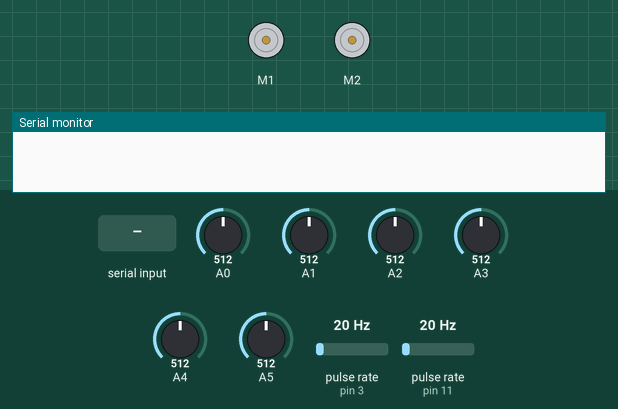
This sketch was run on a simulated Arduino Uno, built with avr-gcc and run on an emulated ATmega328P. Shown: 2 × DC motor (green arrow = forward, orange = backward, longer = faster), the last lines printed to the serial monitor. Wiring (inferred from the names in the program): 2 × pulse sensor: data pin 3 / data pin 11. Inputs (shaded band) come from the test bench; at power-on: pulse rate (sensors on pin 3, pin 11) 20 Hz, A3 = 512, A0 = 512, A1 = 512, A2 = 512, A4 = 512, A5 = 512.

Above: at 1.2 s.
1.3 s: "P90\n" received over Serial
At 2.2 s:
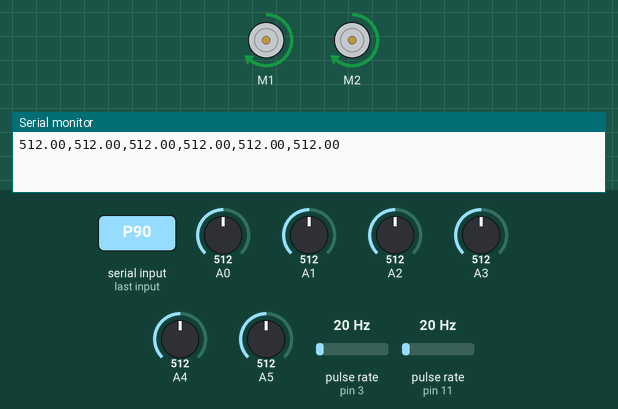
2.8 s: pulse rate (sensor on pin 3) set to 4 Hz
At 2.96 s:
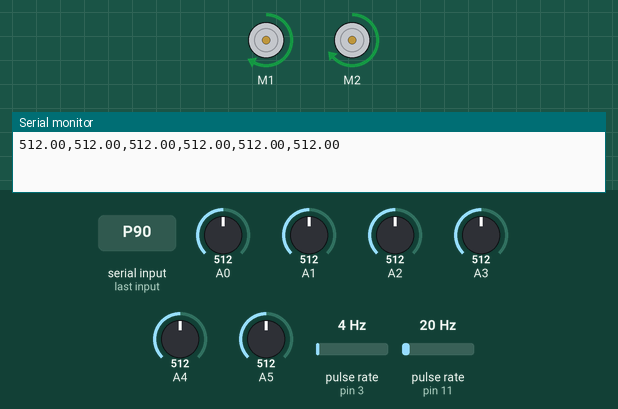
4.5 s: A3 set to 524
7.5 s: A3 set to 542
10.5 s: pulse rate (sensor on pin 11) set to 100 Hz
At 12.3 s:
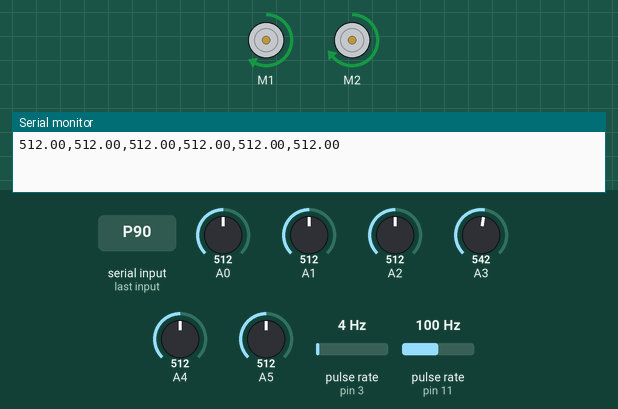
13.0 s: pulse rate (sensor on pin 11) set to 4 Hz
At 16.7 s:
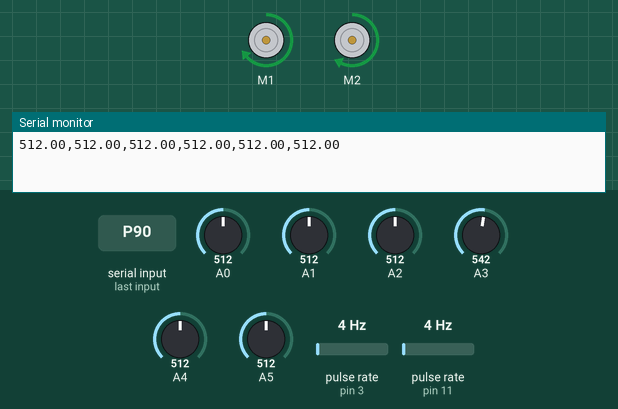
Timing chart, 0 to 17.0 s (numbered marks = the images above; inputs shaded):
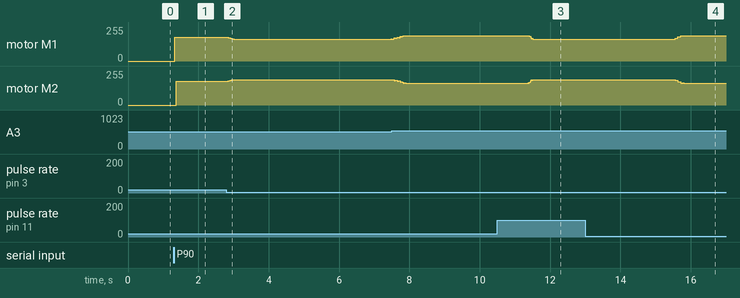

Measured:
- after the input at 1.3 s, motor M1: stopped → forward 178/255 at once; motor M2: stopped → forward 178/255 after 0.07 s
- after the input at 2.8 s, motor M1: forward 178/255 → forward 165/255 after 0.05 s; motor M2: forward 178/255 → forward 191/255 after 0.05 s
- after the input at 4.5 s, motor M1: forward 165/255 → forward 167/255 after 3.0 s; motor M2: forward 191/255 → forward 189/255 after 3.0 s
- after the input at 10.5 s, motor M1: forward 191/255 → forward 165/255 after 0.87 s; motor M2: forward 165/255 → forward 191/255 after 0.87 s
- after the input at 13.0 s, motor M1: forward 165/255 → forward 170/255 after 2.6 s, → forward 182/255 0.08 s later, → forward 191/255 0.08 s later; motor M2: forward 191/255 → forward 186/255 after 2.6 s, → forward 174/255 0.08 s later, → forward 165/255 0.08 s later

The sketch:

Working_Final_Core.ino
```cpp
// TODO: Check if the encoder pins are wrong or the encoder values are set wrongly
#include "RunningMedian.h"
#include <DualVNH5019MotorShield.h>
#include <EnableInterrupt.h>


#define FRONT_LEFT_SENSOR 2
#define FRONT_CENTER_SENSOR 1
#define FRONT_RIGHT_SENSOR 0
#define FRONT_LONG_RANGE 4
#define RIGHT_RIGHT_SENSOR 3
#define RIGHT_BACK_SENSOR 5

#define ENCODER_LEFT1 11
#define ENCODER_LEFT2 13
#define ENCODER_RIGHT1 3
#define ENCODER_RIGHT2 5

boolean CONSTANT_CALIB = true;
int ONE_BLOCK_TICKS = 306;
int ANGLE_LEFT_90 = 388;
int ANGLE_RIGHT_90 = 388;
int MIN_SPEED = 150;
int MAX_SPEED = 280;
int TURN_SPEED = 240;
int ALIGN_DIST_FRONT = 475;
int DIST_FROM_WALL_FRONT = 100;
int BRAKE_DELAY = 0;

int TWO_BLOCK_TICKS = 612;
int THREE_BLOCK_TICKS = 918;
int FOUR_BLOCK_TICKS = 1224;
int FIVE_BLOCK_TICKS = 1530;

// Constants used in align()
int ALIGN_RIGHT = 0; // Adjust Rotation based on right sensors
int ALIGN_FRONT = 1; // Adjust Rotation based on front sensors
int ALIGN_DIST = 2;  // Adjust distance based on front sensors
int ALIGN_THRES = 5;
int ALIGN_CALIB_SPEED = 75;

// Constants used in calibration()
double P_STEER = 0.1;
int CALIB_SENSOR_MIN = 340;
int MIN_STEER = 0;
int MAX_STEER = 15;
int STEER_DELAY = 80; // 500ms
int RPM_PRINT_THRES = 300;

// Variables used by the program
long prevTime = 0;
int currSpeed = 250;
int prevSpeed = 0;
int dirL = 1;
int dirR = 1;

long prevCalibTime = 0;

// Calibration to steer the robot straight
boolean constCalib = true;
boolean moving = false;
boolean printed = false;

long numTicks = 0;
long ticksLeft = 0;
long ticksRight = 0;
DualVNH5019MotorShield md;

void setup() {
  Serial.begin(115200);
  // Initialisation for the encoders used
  pinMode(ENCODER_LEFT1, INPUT);
  pinMode(ENCODER_LEFT2, INPUT);
  pinMode(ENCODER_RIGHT1, INPUT);
  pinMode(ENCODER_RIGHT2, INPUT);

  enableInterrupt(ENCODER_LEFT1, encoderLeft, RISING);
  enableInterrupt(ENCODER_RIGHT1, encoderRight, RISING);

  // Initialisation of motors
  md.init();
}

void encoderRight() {
  ticksLeft++;
}

void encoderLeft() {
  ticksRight++;
}

// Aligns the robot to obstacle or wall
// A0 - Aligns rotation of robot based on right sensors
// A1 - Aligns rotation of robot based on front sensors
// A2 - Aligns distance of robot to wall based on front sensors

void alignFront(){
  int err = 0;
  long maxTime = millis() + 800; // 1 second to align

  while (millis() < maxTime) {
    err = readSensor(FRONT_LEFT_SENSOR) - readSensor(FRONT_RIGHT_SENSOR);

    // Once the err is below the threshold (ALIGN_THRES), it means the robot is calibrated
    if (abs(err) <= ALIGN_THRES) {
      md.setBrakes(400, 400);
      break;
    } else if (err > ALIGN_THRES) {
      // Align Distance. Too close to wall
        md.setSpeeds(-ALIGN_CALIB_SPEED, -ALIGN_CALIB_SPEED);
    }
  }

  // Ensures that robot is stopped
  md.setBrakes(400, 400);
  // Reset Values
  resetTicks();
}

void alignRight() {
  int err = 0;
  long maxTime = millis() + 800; // 1 second to align

  while (millis() < maxTime) {
    err = readSensor(RIGHT_BACK_SENSOR) - readSensor(RIGHT_RIGHT_SENSOR);

    // Once the err is below the threshold (ALIGN_THRES), it means the robot is calibrated
    if (abs(err) <= ALIGN_THRES) {
      md.setBrakes(400, 400);
      break;
    } else if (err > ALIGN_THRES) {
      // Align Distance. Too close to wall
        md.setSpeeds(-ALIGN_CALIB_SPEED, ALIGN_CALIB_SPEED);
    }
  }

  // Ensures that robot is stopped
  md.setBrakes(400, 400);
  // Reset Values
  resetTicks();
}

void alignLeft() {
  int err = 0;
  long maxTime = millis() + 800; // 1 second to align

  while (millis() < maxTime) {
    err = readSensor(RIGHT_BACK_SENSOR) - readSensor(RIGHT_RIGHT_SENSOR);

    // Once the err is below the threshold (ALIGN_THRES), it means the robot is calibrated
    if (abs(err) <= ALIGN_THRES) {
      md.setBrakes(400, 400);
      break;
    } else if (err > ALIGN_THRES) {
      // Align Left. Too close to wall
      md.setSpeeds(ALIGN_CALIB_SPEED, -ALIGN_CALIB_SPEED);
    }
  }

  // Ensures that robot is stopped
  md.setBrakes(400, 400);
  // Reset Values
  resetTicks();
}

// Sets numTicks, ticksLeft, ticksRight back to its original values;
void resetTicks() {
//  numTicks = ticksLeft;
//  ticksRight = numTicks;
  // TODO: Test with the following values. Should work
   numTicks = 0;
   ticksLeft = 0;
   ticksRight = 0;
}

// Moves the robot forward and backward based on number of blocks
// F2; - Moves the robot 2 blocks forward
// B3; - Moves the robot 3 blocks backward
// Note: Txx,xx,xx,xx; Serial command sets the ticks for the different blocks.
void forward(int blocks) {
  boolean isForward = blocks > 0;
  blocks = abs(blocks);
  int ticks = 0;
  switch (blocks) {
    case 1:
      ticks = ONE_BLOCK_TICKS;
      break;
    case 2:
      ticks = TWO_BLOCK_TICKS;
      break;
    case 3:
      ticks = THREE_BLOCK_TICKS;
      break;
    case 4:
      ticks = FOUR_BLOCK_TICKS;
      break;
    case 5:
      ticks = FIVE_BLOCK_TICKS;
      break;
    default:
      ticks = blocks * FIVE_BLOCK_TICKS / 5.0;
      break;
  }

  currSpeed = MAX_SPEED;
  dirL = isForward ? 1 : -1;
  dirR = isForward ? 1 : -1;
  numTicks += ticks;
}

// Turning based on angle
// L90; - Turn left 90 degrees
// R180; - Turn right 180 degrees
void turn(int angle) {
  boolean leftTurn = angle < 0;
  dirL = leftTurn ? -1 :  1;
  dirR = leftTurn ?  1 : -1;
  currSpeed = 240;
  if (angle == 90) {
    numTicks += ANGLE_RIGHT_90;
    return;
  } else if (angle == -90) {
    numTicks += ANGLE_LEFT_90;
  }
}

// When the robot is moving, it constantly checks its right sensors to ensure that the angle to aligned to the wall
void calibration() {
  if (!constCalib) {
    return;
  }

  // -X = Left, +X = Right
  if (moving && millis() > prevCalibTime + STEER_DELAY) {
    // Calibrate with right sensor
    int rightFrontReading = readSensor(RIGHT_RIGHT_SENSOR);
    int rightBackReading = readSensor(RIGHT_BACK_SENSOR);

    if (rightFrontReading < CALIB_SENSOR_MIN || rightBackReading < CALIB_SENSOR_MIN) {
      return;
    }

    int err = rightFrontReading - rightBackReading;
    double steerError = P_STEER * abs(err);
    steerError = steerError > MAX_STEER ? MAX_STEER : steerError > MIN_STEER ? steerError : MIN_STEER;
    steerError = err > 0 ? -1 * dirL * steerError : dirL * steerError;

    ticksRight += steerError;
    prevCalibTime = millis();
  }
}

long prevRPMTime = 0;
float currRPM = 0;
int measureTime = 20; // Every 40ms
long prevTicks = 0;

// For Testing
float prevRPM = 0;

void calculateRPM() {
  long currTime = millis();
  if (currTime - prevRPMTime > measureTime) {
    currRPM = (330 * (ticksLeft - prevTicks)) / (1.0 * (currTime - prevRPMTime));
    prevTicks = ticksLeft;
    prevRPMTime = currTime;
  }
}

float prevSpeedTime = 0;
int prevError = 0;
int calibLeft = 0;
int calibRight = 0;

// This is for fastest path where if it detects an obstacle, it stops before it hits.
// Return true when constant calibration is on
boolean fastestObsStop() {
  if (constCalib || dirL != 1 || dirR != 1) {
    return true;
  }

  int fastestThres = 100;
  if (readSensor(FRONT_LEFT_SENSOR) > ALIGN_DIST_FRONT - fastestThres ||
      readSensor(FRONT_CENTER_SENSOR) > ALIGN_DIST_FRONT - fastestThres ||
      readSensor(FRONT_RIGHT_SENSOR) > ALIGN_DIST_FRONT - fastestThres) {
    numTicks = ticksLeft + 42;
    return false;
  } else {
    return true;
  }
}


void loop() {
  calculateRPM();
  int ticksError = ticksRight - ticksLeft;

  // Run for 10000 ticks
  if (ticksLeft <= numTicks - 42 && calibLeft == 2 && fastestObsStop()) {
    moving = true;
    calibration();

    int error = 6 * ticksError;
    error = error > 20 ? 20 : error < -20 ? -20 : error;
//    if (prevError != error) {
//      Serial.println(error);
//      prevError = error;
//    }
    if (constCalib) {
      if (currSpeed != prevSpeed) {
        md.setM1Speed(dirR * (currSpeed - error));
        delay(36);
        md.setM2Speed(dirL * (currSpeed + error));
        prevSpeed = currSpeed;
      } else {
        md.setM1Speed(dirR * (currSpeed - error));
//        delay(6);
        md.setM2Speed(dirL * (currSpeed + error));
      }
    } else {
      md.setSpeeds(dirR * (currSpeed - error), dirL * (currSpeed + error));
    }
//  } else if (moving) {
  } else if (currRPM > 0) {
    if (currRPM <= 250) {
      md.setBrakes(400, 400);
    } else {
      md.setBrakes(400, 400);
    }

  // This sets the initial calibration on whether the robot moves too much or too little
  } else if (moving && calibLeft == 2) {
    calibLeft = numTicks - ticksLeft > 0 ? 1 : -1;
    calibRight = numTicks - ticksRight > 0 ? 1 : -1;

//    Serial.print("Current: ");
//    Serial.print(ticksLeft);
//    Serial.print(" ");
//    Serial.println(ticksRight);

    ticksLeft -= 2 * abs(ticksLeft - numTicks);
    ticksRight -= 2 * abs(ticksRight - numTicks);
  // Ensure the robot reverse back to the correct ticks
  } else if (moving && (calibLeft != 0 || calibRight != 0)) {

    if (calibLeft != 0) {
      if (ticksLeft >= numTicks - 1) {
        md.setBrakes(400, 400);
        calibLeft = 0;
      } else {
//        Serial.print("Left Speed");
//        Serial.println(dirL * calibLeft * 100);
        md.setM2Speed(dirL * calibLeft * 130);
      }
    }

    if (calibRight != 0) {
      if (ticksRight >= numTicks - 1) {
        md.setBrakes(400, 400);
        calibRight = 0;
      } else {
//        Serial.print("Right Speed");
//        Serial.println(dirR * calibRight * 100);
        md.setM1Speed(dirR * calibRight * 130);
      }
    }

//  } else if (turning && abs(ticksError) > 1) {
//    // Set as a single value to use
//    // error = leftTicks - (2 * numTicks)
//    // dirL * -1 * speed - Too much ticks
//    // dirL * speed - Too little ticks
//
//    // Slow down when turning
//    if (ticksError > 0) {
//      md.setM2Speed(100);
//    } else {
//      md.setM1Speed(100);
//    }
//  } else if (moving) {
//    Serial.print(numTicks);
//    Serial.print(", ");
//    Serial.print(ticksLeft);
//    Serial.print(", ");
//    Serial.print(ticksRight);
//    Serial.print(", ");
//    Serial.println(ticksError);
//    moving = false;
  } else {
    delay(BRAKE_DELAY);
    resetTicks();
    constCalib = CONSTANT_CALIB;
    // This ensures the robot recalibrates
    moving = true;
    calibLeft = 2;
    calibRight = 2;
    serialIn();
  }
}

// RPi -> Arduino: Data that are sent from the RPi
// Following are the opcodes
// F / B  - Move the robot forward / backward number of blocks
// L / R  - Turn the robot left / right based on angle specified
// P0;    - Print out the sensor values
// A1/2/3 - Aligns robot to wall
// T / S  - Update constant values
void serialIn() {
  if (Serial.available()) {
    char code = Serial.read();
    char code2 = Serial.read();

    switch (code) {
      // Move forward by number of blocks
      case 'F':
        forward(1);
        if (code2) {
          code = code2;
          code2 = "";
        }
        break;
      // Used for backing out of holes
      case 'B':
        forward(-1);
        if (code2) {
          code = code2;
          code2 = "";
        }
        break;
        // Left by angles. L90, turn left
      case 'L':
        turn(90);
        if (code2) {
          code = code2;
          code2 = "";
        }
        break;
      // Right by angles. R90, turn right
      case 'R':
        turn(-90);
        if (code2) {
          code = code2;
          code2 = "";
        }
        break;
      // Print out sensor values
      case 'P':
        Serial.print(readSensor(FRONT_LEFT_SENSOR));
        Serial.print(",");
        Serial.print(readSensor(FRONT_CENTER_SENSOR));
        Serial.print(",");
        Serial.print(readSensor(FRONT_RIGHT_SENSOR));
        Serial.print(",");
        Serial.print(readSensor(RIGHT_RIGHT_SENSOR));
        Serial.print(",");
        Serial.print(readSensor(RIGHT_BACK_SENSOR));
        Serial.print(",");
        Serial.println(readSensor(FRONT_LONG_RANGE));
        break;
      // Three types of align
      case 'X':
        alignFront();
        Serial.println("DONE");
        if (code2) {
          code = code2;
          code2 = "";
        }
        break;
      // Left
      case 'Z':
        alignLeft();
        Serial.println("DONE");
        break;
      // Right
      case 'C':
        alignRight();
        Serial.println("DONE");
        break;
//      case 'S':
//        ONE_BLOCK_TICKS = 305;
//        ANGLE_LEFT_90 = Serial.parseInt();
//        ANGLE_RIGHT_90 = Serial.parseInt();
//        MIN_SPEED = Serial.parseInt();
//        MAX_SPEED = Serial.parseInt();
//        TURN_SPEED = Serial.parseInt();
//        ALIGN_DIST_FRONT = Serial.parseInt();
//        DIST_FROM_WALL_FRONT = Serial.parseInt();
//        BRAKE_DELAY = Serial.parseInt();
//        RPM_PRINT_THRES = Serial.parseInt();
//
//        delim = Serial.read();
//        Serial.print(ONE_BLOCK_TICKS);
//        Serial.print(',');
//        Serial.print(ANGLE_LEFT_90);
//        Serial.print(',');
//        Serial.print(ANGLE_RIGHT_90);
//        Serial.print(',');
////        Serial.print(ANGLE_LEFT_180);
////        Serial.print(',');
////        Serial.print(ANGLE_RIGHT_180);
////        Serial.print(',');
//        Serial.print(MIN_SPEED);
//        Serial.print(',');
//        Serial.print(MAX_SPEED);
//        Serial.print(',');
//        Serial.print(TURN_SPEED);
//        Serial.print(',');
//        Serial.print(ALIGN_DIST_FRONT);
//        Serial.print(',');
//        Serial.print(DIST_FROM_WALL_FRONT);
//        Serial.print(',');
//        Serial.print(BRAKE_DELAY);
//        Serial.print(',');
//        Serial.println(RPM_PRINT_THRES);
//        break;
    }
    if (isdigit(code)){
      int val1 = code - '0';
      forward(val1);
    }
  }
}

// read each sensor ~5msec
float readSensor(int IRpin) {
  RunningMedian samples = RunningMedian(9);
  for (int i = 0; i < 9; i ++) {
    samples.add(analogRead(IRpin));
  }
  return samples.getMedian();
}
```
